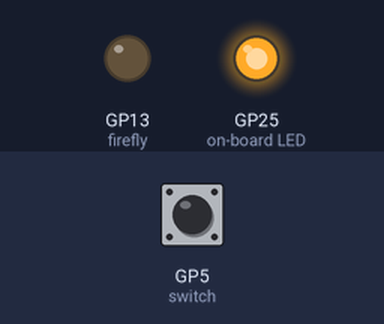
Recording of a program running on a simulated Raspberry Pi Pico running MicroPython. Parts: output pins drawn as LEDs (lit = HIGH). Inputs (shaded band) come from the test bench; at power-on: GP5 (switch) HIGH.

Above: at 0.1 s.
At 2.2 s:
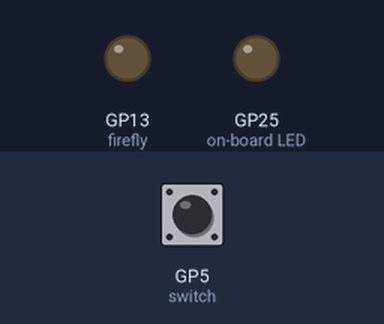
2.3 s: GP5 (switch) pulled LOW for 3.2 s
At 2.7 s:
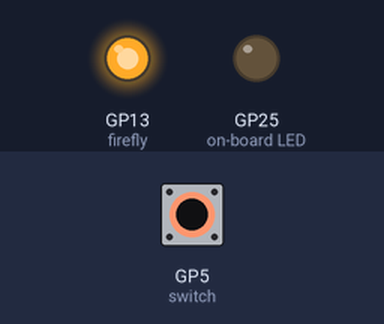
Timing chart, 0 to 7.3 s (numbered marks = the images above; inputs shaded):
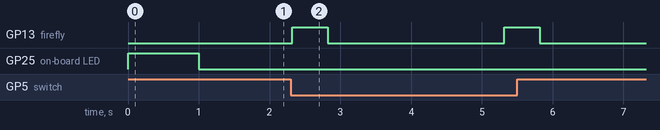

Measured:
- after the input at 2.3 s, GP13 (firefly): alternates HIGH for 0.50 s and LOW for 2.5 s, 4 changes in all, then stays LOW, starting at once

The program:

firefly.py
```python
from picozero import pico_led, LED, Switch
from time import sleep

pico_led.on()
sleep(1)
pico_led.off()

firefly = LED(13) #Use GP13
switch = Switch(5) # Use GP18

while True:
    if switch.is_closed: #wires are connected
        firefly.on()
        sleep(0.5)
        firefly.off()
        sleep(2.5)
    else: #Wires not connected
        firefly.off()
        sleep(0.1) #Small delay
```
